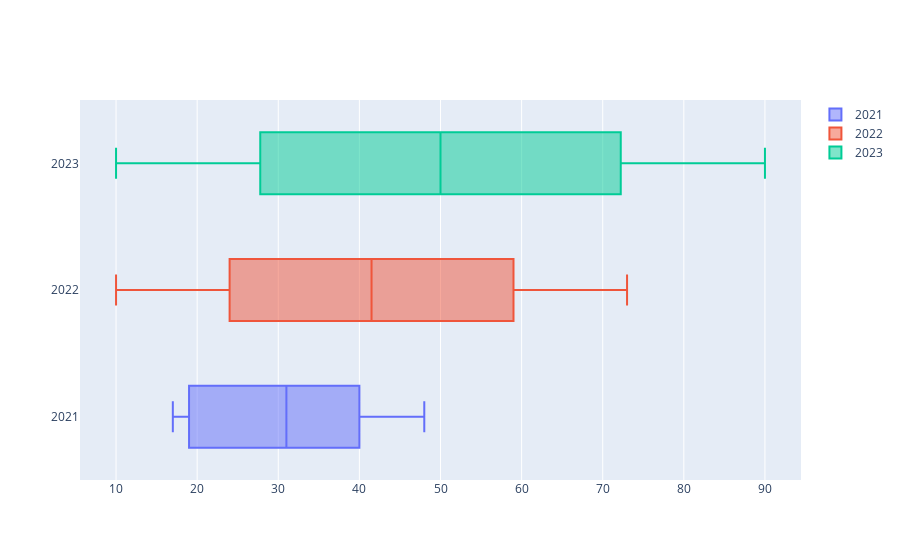

Notebook cell for this chart:
### Code cell
trace1=go.Box(x=mark1,name=2021)
trace2=go.Box(x=mark2,name=2022)
trace3=go.Box(x=mark3,name=2023)
go.Figure(data=[trace1,trace2,trace3])

### Figure 1 — Plotly figure (JSON) as saved in the notebook; plotly's stock layout.template omitted (floating-point values rounded to 4 significant figures)
{"data": [{"name": "2021", "type": "box", "x": [17, 48, 34, 26, 28, 40, 19, 43, 34, 19]}, {"name": "2022", "type": "box", "x": [10, 17, 24, 31, 38, 45, 52, 59, 66, 73]}, {"name": "2023", "type": "box", "x": [10, 18.89, 27.78, 36.67, 45.56, 54.44, 63.33, 72.22, 81.11, 90]}], "layout": {"autosize": true, "xaxis": {"autorange": true, "range": [5.556, 94.44], "type": "linear"}, "yaxis": {"autorange": true, "range": [-0.5, 2.5], "type": "category"}}}
